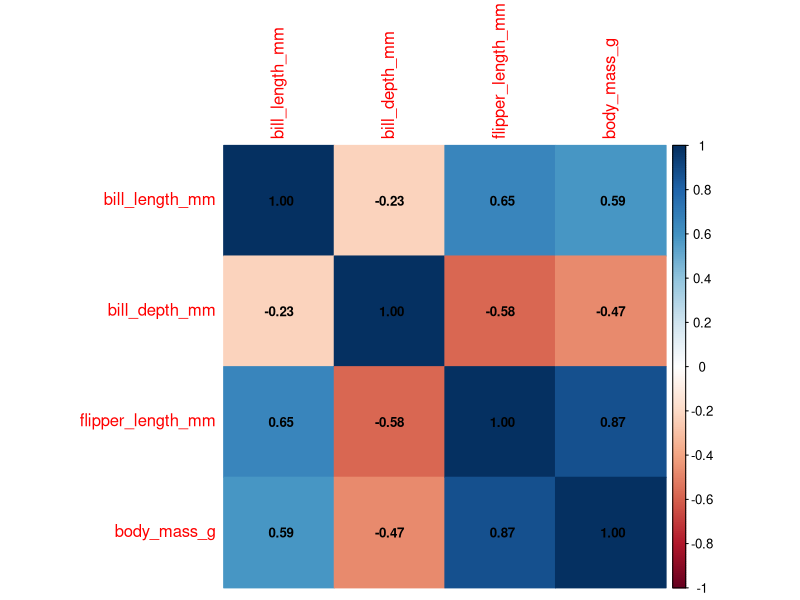
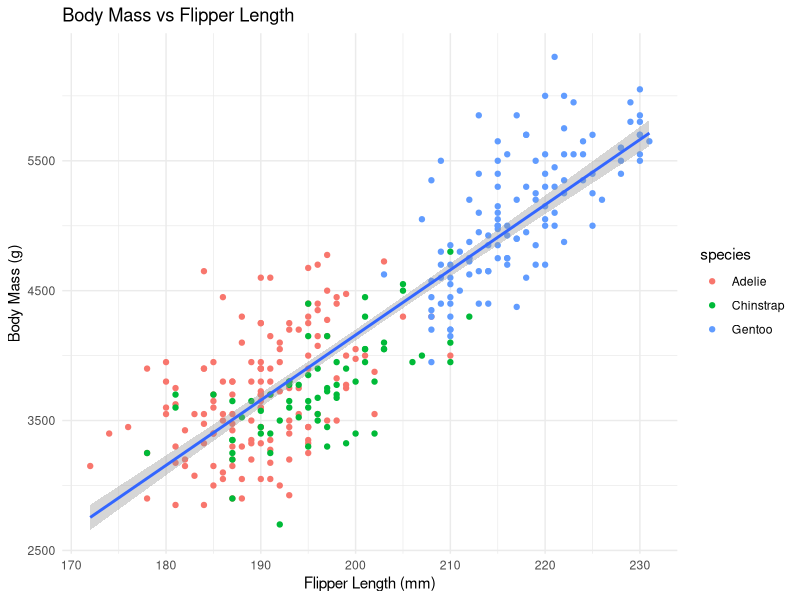
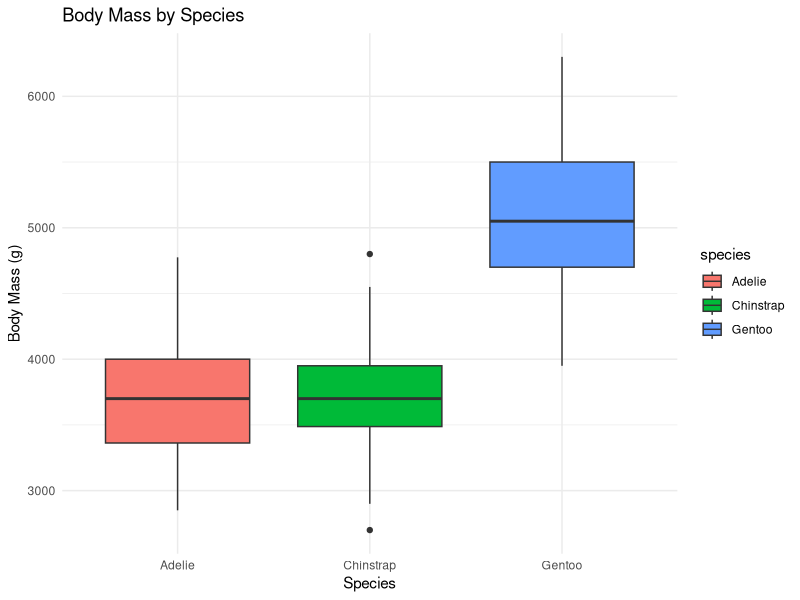
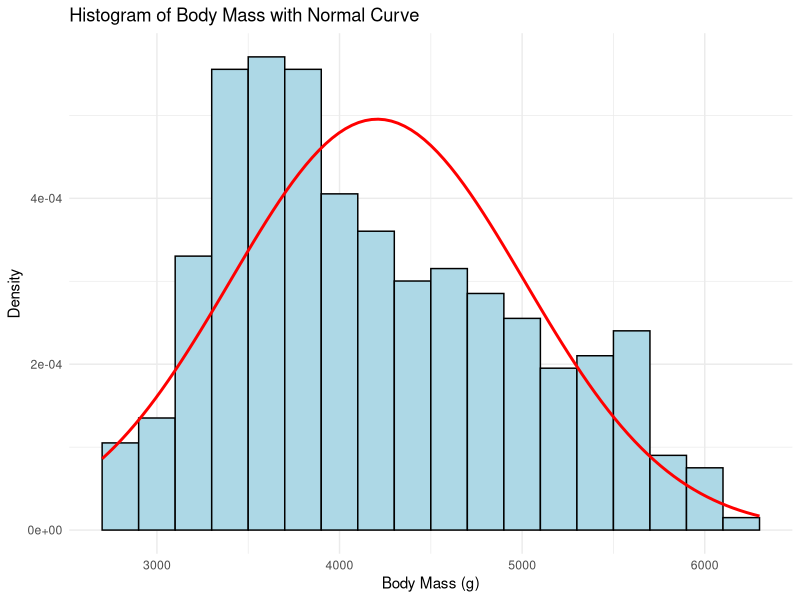

The R source for these figures, in order:
# ===============================
# CSC 204 Lab Assessment (Penguins)
# ===============================

# Set CRAN mirror
options(repos = c(CRAN = "https://cran.rstudio.com/"))

# Install if not already installed
# install.packages("palmerpenguins")
# install.packages("ggplot2")
# install.packages("dplyr")
# install.packages("corrplot")
# install.packages("writexl")

# Load libraries
library(palmerpenguins)
library(ggplot2)
library(dplyr)
library(corrplot)
library(writexl)

# Load dataset
data("penguins")
df <- penguins

#Globally omit NA values to prevent ggplot2 warnings and match the report's methodology
df <- na.omit(df)

write_xlsx(df, "DTS_204_Dataset.xlsx")

# Display the first six rows
cat("--- First Six Rows ---\n")
head(df)

# Check Missing Values: We create a clean dataset by dropping rows with NAs 
# This ensures our regression and correlation models run flawlessly.
cat("\n--- Missing Values Count ---\n")
colSums(is.na(df))

# Generate summary statistics for numerical variables
cat("\n--- Summary Statistics ---\n")
summary(select(df, bill_length_mm, bill_depth_mm, flipper_length_mm, body_mass_g))

# ========================
# Hypothesis Testing
# ========================

# i. Two-Sample t-Test (Adelie vs Gentoo body mass)
adelie_mass <- df %>% filter(species == "Adelie") %>% pull(body_mass_g)
gentoo_mass <- df %>% filter(species == "Gentoo") %>% pull(body_mass_g)
t_test_result <- t.test(adelie_mass, gentoo_mass)
cat("\n--- Two-Sample t-Test Result ---\n")
print(t_test_result)  # Displays t-test results, p-value, confidence interval

# ii. One-sample proportion test (male proportion vs 50%)
male_count <- sum(df$sex == "male", na.rm = TRUE) 
total_count <- sum(!is.na(df$sex)) 
prop_test_result <- prop.test(male_count, total_count, p = 0.5)
prop_test_result  # Displays proportion test results

# ========================
# Correlation Analysis
# ========================
# Compute correlation matrix
num_vars <- select(df, bill_length_mm, bill_depth_mm, flipper_length_mm, body_mass_g)
cor_matrix <- cor(num_vars, use = "complete.obs")
cat("\n--- Correlation Matrix ---\n")
cor_matrix

# Visualize correlation matrix 
corrplot(cor_matrix, method = "color", addCoef.col = "black", number.cex = 0.8)

# ========================
# Regression Analysis
# ========================
# i. Simple Linear Regression
simple_lm <- lm(body_mass_g ~ flipper_length_mm, data = df)
cat("\n--- Simple Linear Regression Summary ---\n")
summary(simple_lm)

# ii. Multiple linear regression
multi_lm <- lm(body_mass_g ~ flipper_length_mm + bill_length_mm + bill_depth_mm, data = df)
cat("\n--- Multiple Linear Regression Summary ---\n")
summary(multi_lm)

# ========================
# Data Visualization
# ========================
# 1. Scatter plot: Body Mass vs Flipper Length
ggplot(df, aes(x = flipper_length_mm, y = body_mass_g)) + 
  geom_point(aes(color = species)) + 
  geom_smooth(method = "lm", se = TRUE) + 
  theme_minimal() + 
  labs(title = "Body Mass vs Flipper Length", x = "Flipper Length (mm)", y = "Body Mass (g)")

# 2. Boxplot: Body Mass by Species
ggplot(df, aes(x = species, y = body_mass_g, fill = species)) + 
  geom_boxplot() + 
  theme_minimal() + 
  labs(title = "Body Mass by Species", x = "Species", y = "Body Mass (g)")


# 3. Histogram with normal curve overlay
ggplot(df, aes(x = body_mass_g)) + 
  geom_histogram(aes(y = after_stat(density)), binwidth = 200, fill = "lightblue", color = "black") +
  stat_function(fun = dnorm, args = list(mean = mean(df$body_mass_g, na.rm = TRUE),
                                         sd = sd(df$body_mass_g, na.rm = TRUE)),
                color = "red", linewidth = 1) +
  theme_minimal() +
  labs(title = "Histogram of Body Mass with Normal Curve", x = "Body Mass (g)", y = "Density")
